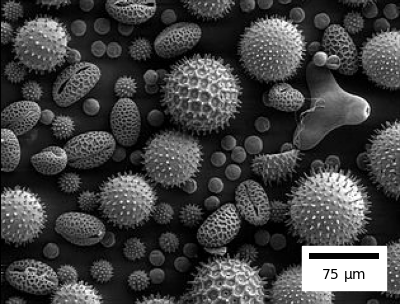

Generate this figure with Python:
import matplotlib.pyplot as plt
from matplotlib_scalebar.scalebar import ScaleBar
import requests
from PIL import Image
from io import BytesIO

r = requests.get(
    "https://upload.wikimedia.org/wikipedia/commons/thumb/a/a4/Misc_pollen.jpg/315px-Misc_pollen.jpg"
)
im = Image.open(BytesIO(r.content))

fig = plt.figure(figsize=(4, 4 / 1.3125))
ax = fig.add_axes([0.0, 0.0, 1.0, 1.0])

ax.imshow(im, "gray")

# According to Wikipedia, "the bean shaped grain in the bottom left corner is about 50 μm long."
scalebar = ScaleBar(
    50 / 37, "um", location="lower right", width_fraction=0.02, border_pad=1, pad=0.5
)
ax.add_artist(scalebar)

ax.xaxis.set_visible(False)
ax.yaxis.set_visible(False)

fig.savefig("splashscreen.png")
